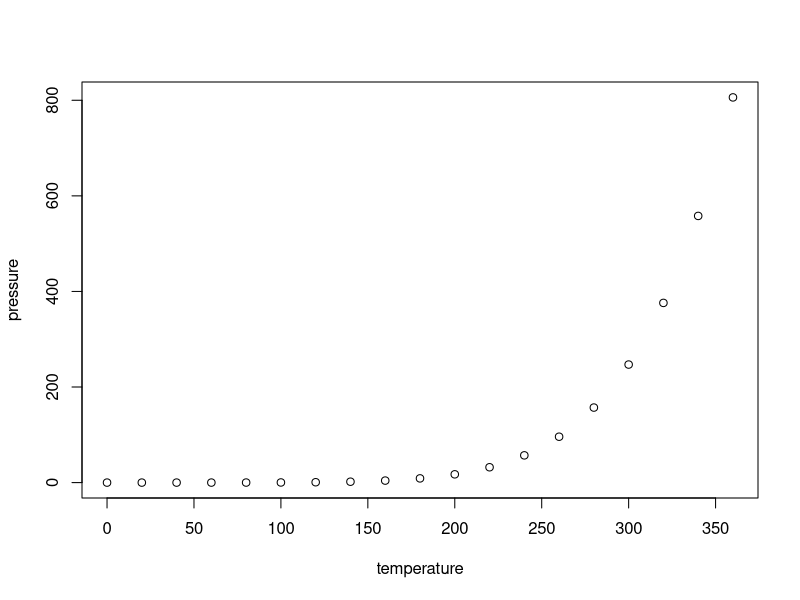
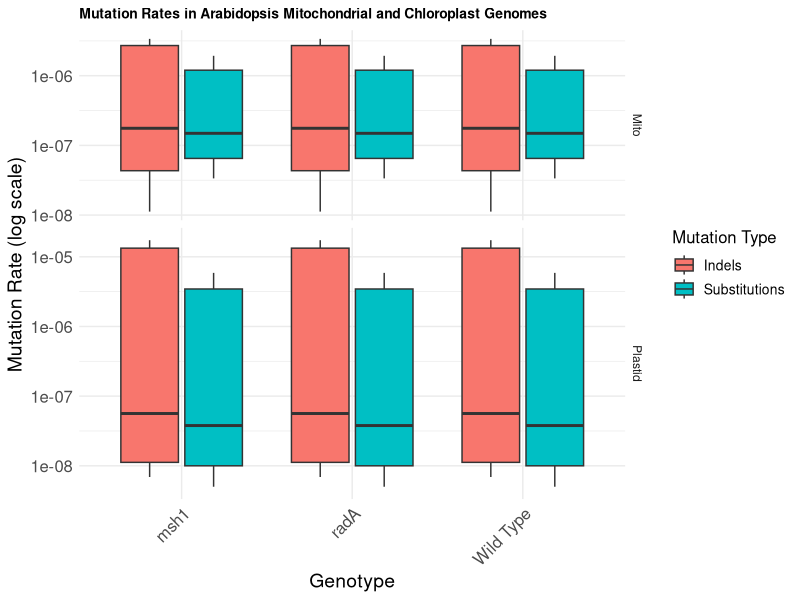

Generate these figures, in order, with R:
## ---- chunk 1
knitr::opts_chunk$set(echo = TRUE)
## ---- chunk 2
summary(cars)
## ---- chunk 3
plot(pressure)
## ---- chunk 4
library(ggplot2)
library(dplyr)
data <- data.frame(
  MutationType = c(rep("Substitutions", 18), rep("Indels", 18)),
  Genotype = rep(c(rep("msh1", 9), rep("radA", 9), rep("Wild Type", 9)), 2),
  Genome = rep(c(rep("Mito", 9), rep("Plastid", 9)), 6),
  Replicate = rep(c(rep(1:3, 6)), 2),
  MutationRate = c(
    1.29E-06, 1.20E-06, 1.93E-06, 1.49E-07, 2.65E-07, 1.45E-07, 6.50E-08, 3.36E-08, 6.10E-08,
    3.45E-06, 5.88E-06, 4.15E-06, 5.05E-08, 3.78E-08, 3.70E-08, 1.00E-08, 6.90E-09, 5.00E-09,
    3.38E-06, 3.17E-06, 2.71E-06, 1.76E-07, 1.77E-07, 1.76E-07, 4.33E-08, 1.12E-08, 1.69E-08,
    1.33E-05, 1.73E-05, 1.47E-05, 1.12E-08, 6.05E-08, 3.70E-08, 5.63E-08, 6.90E-09, 1.00E-08
  )
)

data$Genotype <- factor(data$Genotype, levels = c("msh1", "radA", "Wild Type"))

data

avg_mutation_rates <- data %>%
  group_by(Genotype, Genome, MutationType) %>%
  summarize(AvgMutationRate = mean(MutationRate), .groups = "drop") 


print(avg_mutation_rates)


ggplot(data, aes(x = Genotype, y = MutationRate, fill = MutationType)) +
  geom_boxplot() +
  facet_grid(Genome ~ ., scales = "free_y", 
             space = "free_y") +
  labs(
    title = "Mutation Rates in Arabidopsis Mitochondrial and Chloroplast Genomes",
    x = "Genotype",
    y = "Mutation Rate (log scale)",
    fill = "Mutation Type"
  ) +
  theme_minimal() +
  scale_y_log10() + 
  theme(
    plot.title = element_text(size = 10, face = "bold"),
    axis.title = element_text(size = 14),
    axis.text.x = element_text(angle = 45, hjust = 1),
    axis.text = element_text(size = 12),
    legend.title = element_text(size = 12),
    legend.text = element_text(size = 10)
  )


